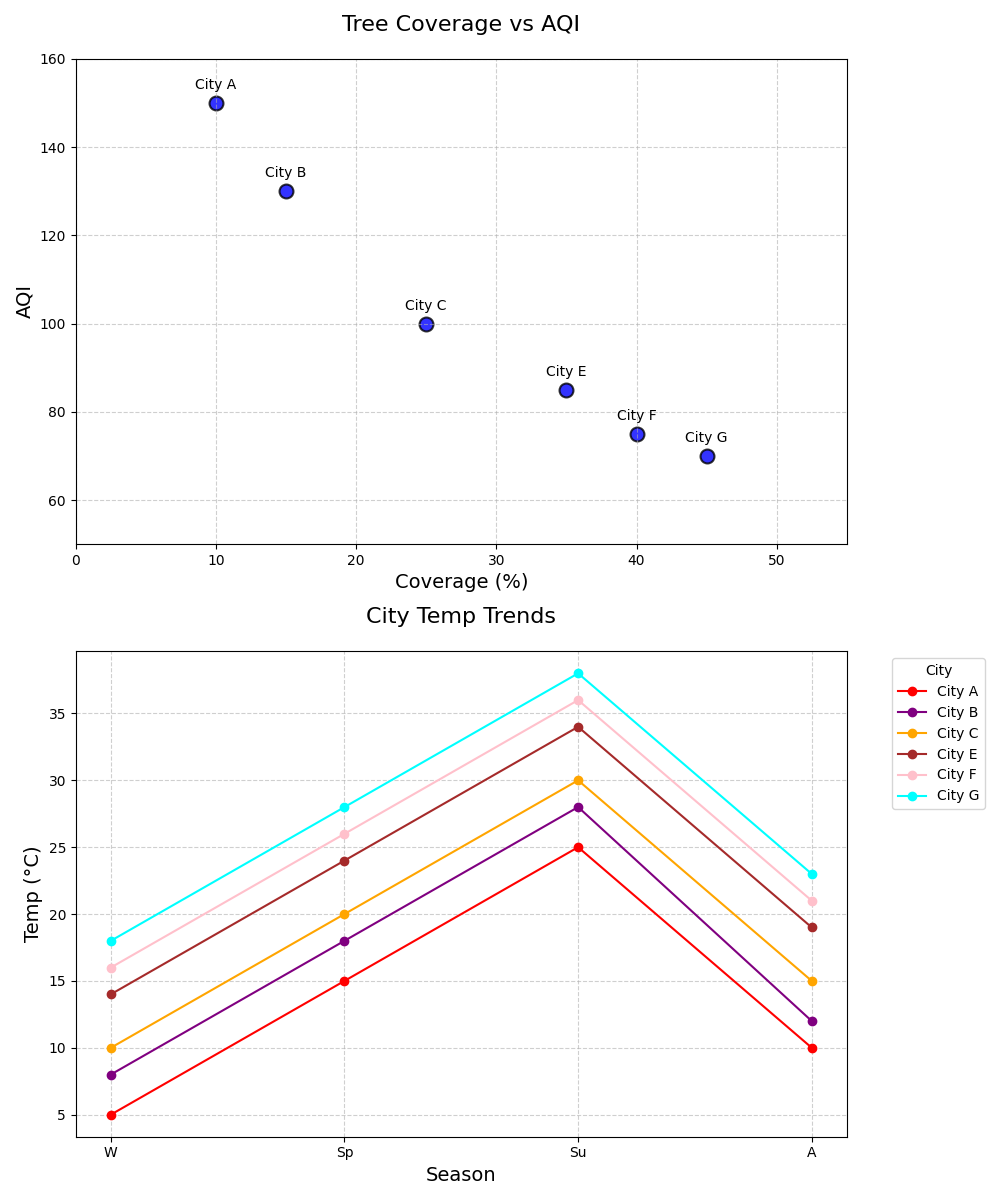

Recreate this plot in Python.
import matplotlib.pyplot as plt
import numpy as np

cities = ["City A", "City B", "City C", "City E", "City F", "City G"]
tree_coverage = np.array([10, 15, 25, 35, 40, 45])
AQI_levels = np.array([150, 130, 100, 85, 75, 70])

temperature_trends = {
    "City A": [5, 15, 25, 10],
    "City B": [8, 18, 28, 12],
    "City C": [10, 20, 30, 15],
    "City E": [14, 24, 34, 19],
    "City F": [16, 26, 36, 21],
    "City G": [18, 28, 38, 23]
}

fig, (ax1, ax2) = plt.subplots(2, 1, figsize=(10, 12))

# Changed color of scatter plot to blue
ax1.scatter(tree_coverage, AQI_levels, color='blue', s=100, alpha=0.8,
            edgecolors='black', linewidth=1.5)

for i, txt in enumerate(cities):
    ax1.annotate(txt,
                 (tree_coverage[i], AQI_levels[i]), 
                 textcoords="offset points", 
                 xytext=(0, 10), 
                 ha='center', 
                 fontsize=10)

ax1.set_title("Tree Coverage vs AQI", fontsize=16, pad=20)
ax1.set_xlabel("Coverage (%)", fontsize=14)
ax1.set_ylabel("AQI", fontsize=14)
ax1.grid(True, linestyle='--', alpha=0.6)
ax1.set_xlim(0, 55)
ax1.set_ylim(50, 160)

# Changed line plot colors
colors = ['red', 'purple', 'orange', 'brown', 'pink', 'cyan']

for city, color in zip(cities, colors):
    temperatures = temperature_trends[city]
    quarters = ['W', 'Sp', 'Su', 'A']
    ax2.plot(quarters, temperatures, marker='o', label=city, color=color)

ax2.set_title("City Temp Trends", fontsize=16, pad=20)
ax2.set_xlabel("Season", fontsize=14)
ax2.set_ylabel("Temp (°C)", fontsize=14)
ax2.grid(True, linestyle='--', alpha=0.6)
ax2.legend(title='City', bbox_to_anchor=(1.05, 1), loc='upper left')

plt.tight_layout()
plt.show()
